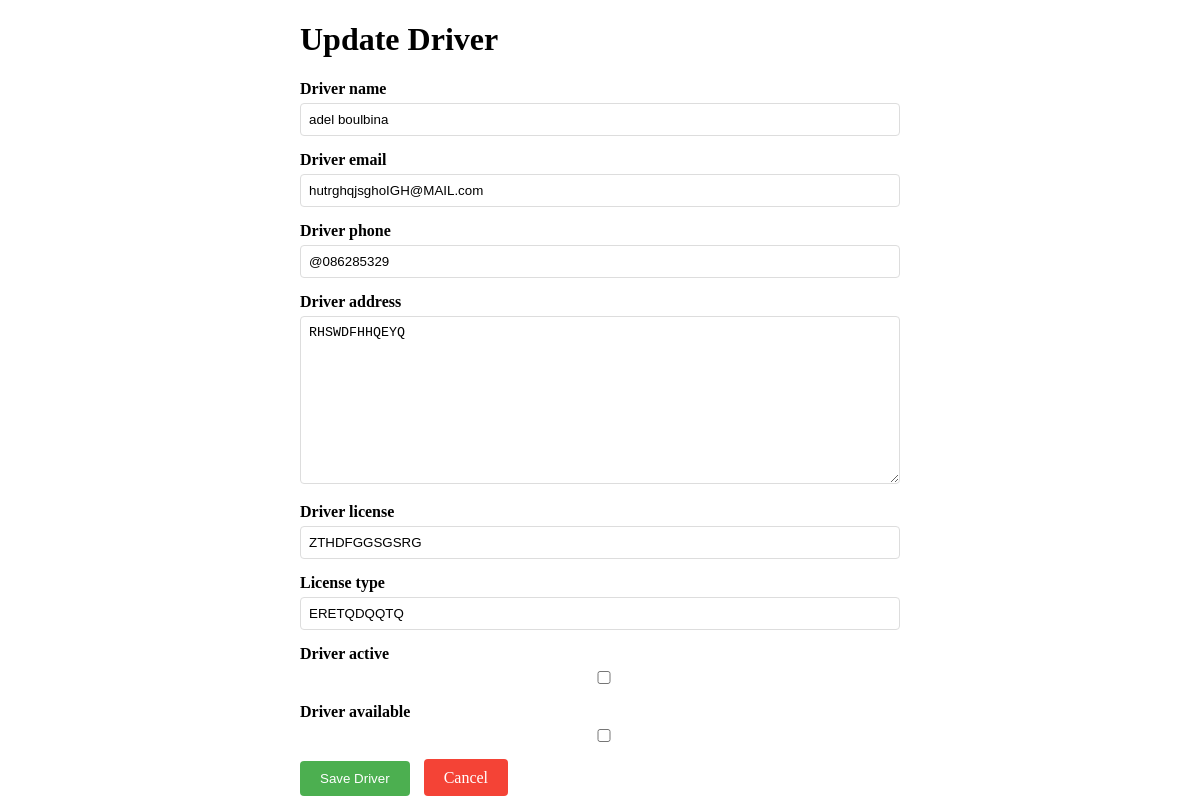
The app's page /drivers/update/1/ with its own data.
### Drivers/models.py (models this page shows, shortened)
class Driver(models.Model):
    driver_name = models.CharField(max_length=100)
    driver_email = models.EmailField(unique=True)
    driver_phone = models.CharField(max_length=20)
    driver_address = models.TextField()
    driver_license = models.CharField(max_length=50, unique=True)
    license_type = models.CharField(max_length=50)
    driver_active = models.BooleanField(default=True)
    driver_available = models.BooleanField(default=True)
    hire_date = models.DateField(auto_now_add=True)

### Drivers/views.py (the view)
# urls.py: path('update/<int:driver_id>/', views.DriverUpdateView, name='driver_update'),
def DriverUpdateView(request, driver_id):
    driver = Driver.objects.get(id=driver_id)
    if request.method == 'POST':
        form = DriverForm(request.POST, instance=driver)
        if form.is_valid():
            form.save()
            return redirect('driver_list')
    else:
        form = DriverForm(instance=driver)
    return render(request, 'driver_form.html', {
        'form': form,
        'title': 'Update Driver',
        'driver': driver
    })

### Drivers/forms.py
class DriverForm(forms.ModelForm):
    class Meta:
        model = Driver
        fields = [
            'driver_name', 'driver_email', 'driver_phone', 'driver_address',
            'driver_license', 'license_type', 'driver_active', 'driver_available'
        ]

### Drivers/templates/driver_form.html (shortened to what this page needs)
<!DOCTYPE html>
<html>
<head>
</head>
<body>
    <div class="form-container">
        <h1>{{ title }}</h1>
        <form method="POST">
            {% for field in form %}
            <div class="form-group">
                <label for="{{ field.id_for_label }}">{{ field.label }}</label>
                {{ field }}
            </div>
            {% endfor %}
            <div>
                <button type="submit" class="btn-submit">Save Driver</button>
                <a href="{% url 'driver_list' %}" class="btn-cancel">Cancel</a>
            </div>
        </form>
    </div>
</body>
</html>

### Drivers/templates/driver_form.html (style rules this page uses)
.form-container { max-width: 600px; margin: 0 auto; }
.form-group { margin-bottom: 15px; }
label { display: block; margin-bottom: 5px; font-weight: bold; }
input, textarea, select { width: 100%; padding: 8px; border: 1px solid #ddd; border-radius: 4px; box-sizing: border-box; }
.btn-submit { background-color: #4CAF50; color: white; padding: 10px 20px; border: none; border-radius: 4px; cursor: pointer; }
.btn-cancel { background-color: #f44336; color: white; padding: 10px 20px; text-decoration: none; border-radius: 4px; margin-left: 10px; }

### records on screen
Driver: form "adel boulbina" "hutrghqjsghoIGH@MAIL.com" "@086285329" "RHSWDFHHQEYQ" "ZTHDFGGSGSRG" "ERETQDQQTQ"

### other values on screen
{{ title }} "Update Driver"
{{ field.label }} "Driver name" "Driver email" "Driver phone" "Driver address" "Driver license" "License type" "Driver active" "Driver available"
